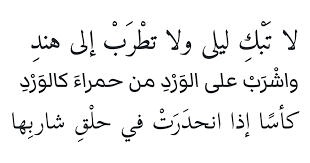
#> input picture Data/arabic_sample.png, 310 x 163 px
$ python -i preprocessing.py   (imports and definitions only)
#> lines starting #> are read from the running program, lines starting #| are printed output that depends on the picture; after the words box and inside, x2 and y2 are one past the last pixel; in counts of white or black regions, pixels touching at a corner belong together
import cv2
import numpy as np
import os
from pdf2image import convert_from_path

def pdf_to_images(pdf_path):
    pages = convert_from_path(pdf_path, dpi=300)
    images = []
    for page in pages:
        # Convert PIL image to numpy array (BGR for OpenCV)
        image_np = cv2.cvtColor(np.array(page), cv2.COLOR_RGB2BGR)
        images.append(image_np)
    return images

def preprocess_image(image_path, save_output=False, output_folder="Output"):
    # Load image
#> called with image_path = 'Data/arabic_sample.png', save_output = False, output_folder = 'Output'
    image = cv2.imread(image_path)
#> image is the input picture: shape (163, 310, 3); mean B, G, R 241, 240.8, 240.6

    # Convert to grayscale
    gray = cv2.cvtColor(image, cv2.COLOR_BGR2GRAY)

    # Noise removal
    denoised = cv2.GaussianBlur(gray, (5, 5), 0)
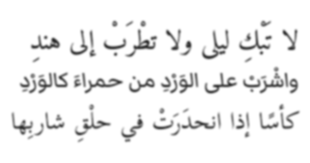
#> denoised: shape (163, 310); min 44, max 255, mean 240.8

    # Adaptive thresholding
    thresh = cv2.adaptiveThreshold(denoised, 255, cv2.ADAPTIVE_THRESH_GAUSSIAN_C,
                                   cv2.THRESH_BINARY, 11, 2)
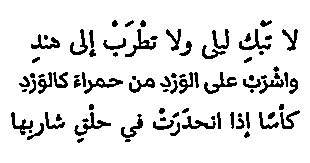
#> thresh: shape (163, 310); 89.1% white; 83 black regions (16 under 20 px), largest, box (x1, y1, x2, y2) and area: (74, 112, 111, 136) 214, (204, 72, 237, 94) 213, (84, 78, 123, 94) 205

    if save_output:
        os.makedirs(output_folder, exist_ok=True)
        base_name = os.path.basename(image_path)
        save_name = f"preprocessed_{base_name}"
        save_path = os.path.join(output_folder, save_name)
        cv2.imwrite(save_path, thresh)
        print(f"Preprocessed image saved to: {save_path}")

    return thresh

def preprocess_numpy_image(image, save_output=False, output_folder="Output", save_name="preprocessed_page.png"):
    gray = cv2.cvtColor(image, cv2.COLOR_BGR2GRAY)
    denoised = cv2.GaussianBlur(gray, (5, 5), 0)
    thresh = cv2.adaptiveThreshold(denoised, 255, cv2.ADAPTIVE_THRESH_GAUSSIAN_C,
                                   cv2.THRESH_BINARY, 11, 2)

    if save_output:
        os.makedirs(output_folder, exist_ok=True)
        save_path = os.path.join(output_folder, save_name)
        cv2.imwrite(save_path, thresh)
        print(f"Preprocessed image saved to: {save_path}")

    return thresh

>>> result = preprocess_image('Data/arabic_sample.png')
